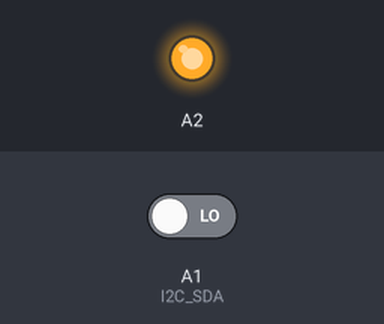
Bench run of a sketch on a simulated Arduino Mega 2560, built with avr-gcc and run on an emulated ATmega2560. Shown: output pins drawn as LEDs (lit = HIGH). Inputs (shaded band) come from the test bench; at power-on: A1 (I2C_SDA) LOW. What the sketch prints to the serial monitor is not drawn. At 1.5 s the program stops and its outputs stay as they are.

Above: at 0.1 s.
At 1.5 s:
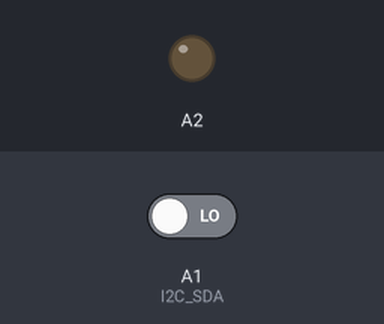
Timing chart, 0 to 3.0 s (numbered marks = the images above):
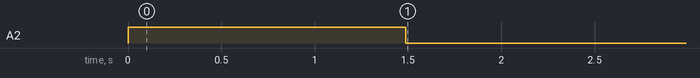

Measured:
- by itself, A2: LOW → HIGH at 0.00 s, → LOW 1.5 s later

The sketch:

BitBangMega.ino
```cpp
typedef unsigned char byte;
typedef uint16_t      uint;

const byte ssd1306InitTable[] = {
                                0xAE,   // Turn off display
                                0xD5,   // set display clock divider
                                0xF0,   // 0x80 default - $f0 is faster for less tearing
                                0xA8,   // set multiplex
                                0x3F,   // for 128x64
                                0x40,   // Startline 0
                                0x8D,   // Charge pump
                                0x14,   // VCCstate 14
                                0xA1,   // Segment remap
                                0xC8,   // Com output scan direction
                                0x20,   // Memory mode
                                0x00,   //
                                0xDA,   // Com-pins
                                0x12,
                                0xFE,   // Set contrast - full power!
                                0x7F,   // About half
                                0xD9,   // Set precharge
                                0x11,   // VCC state 11
                                0xA4,   // Display all on resume
                                0xAF,   // Display on
                                //0xA5,   // Entire display ON  A5 Enable / A4 Disable
                                0xB0, 0x10, 0x00, // Page 0, column 0.
                                0xFF // Stop byte
                              };

const byte I2C_SCL = A0;
const byte I2C_SDA = A1;


byte I2C_Address;

void dly()
{
    //uint i = 1; // 'NOP' that optimizer doesn't remove
}
void sdaLow()
{
    pinMode(I2C_SDA, OUTPUT);
    digitalWrite(I2C_SDA, LOW);
}
void sdaHigh()
{
    pinMode(I2C_SDA, INPUT);
}
void sclLow()
{
    pinMode(I2C_SCL, OUTPUT);
    digitalWrite(I2C_SCL, LOW);
}
void sclHigh()
{
    pinMode(I2C_SCL, INPUT);
}

bool sdaRead()
{
    pinMode(I2C_SDA, INPUT);
    return digitalRead(I2C_SDA) != 0;
}
bool checkAck()
{
    sclHigh();
    dly();
    bool ack = sdaRead();
    sclLow();
    //Write(ack ? '+' : '-');
    return ack;
}

bool I2C_ByteOut(byte value);

void I2C_Initialize()
{
    sdaHigh();
    sclHigh();
}

void I2C_Start(bool isWrite)
{
    //Serial.print("[");

    sdaHigh();
    dly();
    sclHigh();
    dly();
    sdaLow();
    dly();
    sclLow();
    dly();

    byte value = (I2C_Address << 1) + (isWrite ? 0 : 1);
    I2C_ByteOut(value);
}
bool I2C_ByteOut(byte value)
{
    //Serial.print(" ");
    //Serial.print(value, HEX);

    for (byte bit = 0; bit < 8; bit++)
    {
        if ((value & 0b10000000) == 0)
        {
            sdaLow();
        }
        else
        {
            sdaHigh();
        }
        dly();
        sclHigh();
        dly();
        sclLow();
        dly();
        value = value << 1;
    }

    // clock in the ack bit
    return checkAck();
}
void I2C_Stop()
{
    sdaLow();
    dly();
    sclHigh();
    dly();
    sdaHigh();
    dly();

    //Serial.println("]");
}

byte cursor;
byte tflags;
byte scroll;

void cmd(byte command)
{
    I2C_Address = 0x3C; // address of the device (78 on the back of the module is 3C << 1)
    I2C_Start(true);
    I2C_ByteOut(0x00);    // 0x00 for commands or 0x40 for data
    I2C_ByteOut(command);
}

void SSD1306_Initialize()
{
    I2C_Start(true);
    uint i;
    while (true)
    {
        byte value = ssd1306InitTable[i];
        if (value == 0xFF) { break; }
        I2C_ByteOut(value);
        i++;
    }
    I2C_Stop();
}

void SSD1306_SetLine(byte line)
{
    cmd(0x22); // Set page cmd
    I2C_ByteOut(line);
    I2C_ByteOut(0x07); // Ensure range
    I2C_Stop();
}
void SSD1306_SetColumn(byte column)
{
    cmd(0x21); // Set column command (0-127)
    I2C_ByteOut(column << 3); // 15 << 3 = 120
    I2C_ByteOut(0x7F); // 127
    I2C_Stop();
}

void SSD1306_Clear(byte colour)
{
    cursor = 0;
    tflags = 0;
    SSD1306_SetLine(0);
    SSD1306_SetColumn(0);
    I2C_Start(true);
    I2C_ByteOut(0x40); // 0x00 for commands or 0x40 for data
    for (uint i=0; i < 256; i++)
    {
        I2C_ByteOut(colour);
        I2C_ByteOut(colour);
        I2C_ByteOut(colour);
        I2C_ByteOut(colour);
    }
    I2C_Stop();

    cmd(0xD3); // Clear scroll
    scroll = 0;
    I2C_ByteOut(0x00);
    I2C_Stop();
}
void setup()
{
    Serial.begin(115200);
    while (!Serial);
    pinMode(A2, OUTPUT);
}

void loop()
{
  Serial.println();
  Serial.println("Started");
  Serial.println();

  digitalWrite(A2, HIGH);

  // good defaults
  I2C_Address = 0x3C; // address of the device (78 on the back of the module is 3C << 1)

  I2C_Initialize();

  delay(250);
  SSD1306_Initialize();

  delay(250);
  SSD1306_Clear(0xFF);
  delay(250);
  SSD1306_Clear(0xAA);
  delay(250);
  SSD1306_Clear(0x00);

  digitalWrite(A2, LOW);
  for (;;)
  {
    delay(1); // otherwise the programmer cannot find the Mega again
  }
}
```
